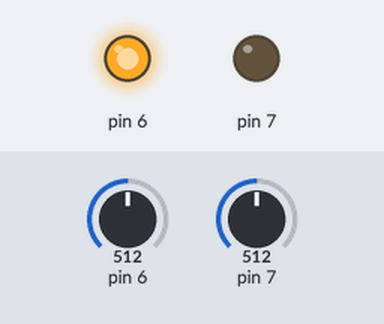
Recording of a sketch running on a simulated Arduino Uno, built with avr-gcc and run on an emulated ATmega328P. Shown: output pins drawn as LEDs (lit = HIGH). The inputs (shaded band) are chosen by the test bench; at power-on: pin 6 = 512, pin 7 = 512. What the sketch prints to the serial monitor is not drawn.

Above: at 0.21 s.
Timing chart, 0 to 6.7 s (numbered marks = the images above):
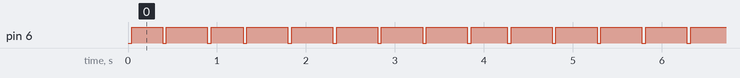

Measured:
- by itself, pin 6: repeats every 2.9 s: LOW 0.04 s, HIGH 0.46 s, LOW 0.04 s, HIGH 0.36 s, 4 × (LOW 0.04 s, HIGH 0.46 s)
- by itself, everything shown: repeats every 4.0 s, in 16 steps

The sketch:

Piezzo_ultrasonic_distance.ino
```cpp
#define F_CPU 8000000UL
#include <avr/io.h>
#include <avr/interrupt.h>

#define BAUD 9600
#define UBRR_VALUE ((F_CPU/16/BAUD)-1)

// Pulse timing (microseconds)
#define HIGH_US      10
#define DECAY_US     0

// distance_cm = (time_us * 343) / 20000
static inline uint16_t time_to_cm(uint16_t time_us)
{
    return (uint32_t)time_us * 343UL / 20000UL;
}

volatile uint16_t echo_time_us = 0;
volatile uint8_t measurement_done = 0;
volatile uint8_t timeout_flag = 0;

volatile uint8_t state = 0;
// 0 = idle
// 1 = transmit pulse sequence
// 2 = listen for echo

volatile uint8_t pulse_phase = 0;
// 0 = high
// 1 = decay-low
// 2 = switch to listen

// ---------------- UART ----------------
void uart_init(void)
{
    UBRR0H = (uint8_t)(UBRR_VALUE >> 8);
    UBRR0L = (uint8_t)(UBRR_VALUE);

    UCSR0B = (1 << TXEN0);
    UCSR0C = (1 << UCSZ01) | (1 << UCSZ00);
}

void uart_tx(char c)
{
    while (!(UCSR0A & (1 << UDRE0)));
    UDR0 = c;
}

void uart_print(const char *s)
{
    while (*s)
        uart_tx(*s++);
}

void uart_print_uint(uint16_t v)
{
    char buf[6];
    uint8_t i = 0;

    if (v == 0)
    {
        uart_tx('0');
        return;
    }

    while (v > 0 && i < sizeof(buf) - 1)
    {
        buf[i++] = '0' + (v % 10);
        v /= 10;
    }

    while (i > 0)
        uart_tx(buf[--i]);
}

// ---------------- Timer0 1ms tick ----------------
volatile uint16_t ms_counter = 0;

ISR(TIMER0_COMPA_vect)
{
    ms_counter++;
}

void timer0_init_1ms(void)
{
    // CTC mode
    TCCR0A = (1 << WGM01);

    // 8MHz/64 = 125kHz, 1ms = 125 ticks => OCR0A = 124
    OCR0A = 124;

    // prescaler 64
    TCCR0B = (1 << CS01) | (1 << CS00);

    // enable interrupt
    TIMSK0 = (1 << OCIE0A);
}

// ---------------- Timer1 Compare ISR (pulse sequencing) ----------------
ISR(TIMER1_COMPA_vect)
{
    if (state == 1)
    {
        if (pulse_phase == 0)
        {
            // HIGH phase: PD6=1 PD7=0
            PORTD |=  (1 << PORTD6);
            PORTD &= ~(1 << PORTD7);

            OCR1A = HIGH_US;
            TCNT1 = 0;
            pulse_phase = 1;
        }
        else if (pulse_phase == 1)
        {
            // DECAY LOW: PD6=0 PD7=0
            PORTD &= ~(1 << PORTD6);
            PORTD &= ~(1 << PORTD7);

            OCR1A = DECAY_US;
            TCNT1 = 0;
            pulse_phase = 2;
        }
        else if (pulse_phase == 2)
        {
            // Stop compare interrupt (pulse done)
            TIMSK1 &= ~(1 << OCIE1A);

            // Switch PD6/PD7 to input, no pullups
            DDRD &= ~(1 << DDD6);
            DDRD &= ~(1 << DDD7);
            PORTD &= ~(1 << PORTD6);
            PORTD &= ~(1 << PORTD7);
            uart_print("inp_no_pups");
            uart_print("\n");


            // Disable digital input buffers on AIN0/AIN1
            DIDR1 |= (1 << AIN0D) | (1 << AIN1D);

            // Enable analog comparator interrupt on falling edge
            // ACIS1:0 = 10 => falling edge
            ACSR = (1 << ACIE) | (1 << ACIS1);

            // Start Timer1 free-run at 1MHz (1us per tick)
            TCNT1 = 0;
            TCCR1A = 0;
            TCCR1B = (1 << CS11); // prescaler 8

            // Enable overflow timeout (~65ms)
            TIFR1 |= (1 << TOV1);
            TIMSK1 |= (1 << TOIE1);

            timeout_flag = 0;
            state = 2;

            pulse_phase = 0;
        }
    }
}

// ---------------- Analog Comparator ISR ----------------
ISR(ANALOG_COMP_vect)
{
    if (state == 2)
    {
        echo_time_us = TCNT1;

        // Stop timer
        TCCR1B = 0;

        // Disable overflow interrupt
        TIMSK1 &= ~(1 << TOIE1);

        // Disable comparator
        ACSR &= ~(1 << ACIE);
        ACSR |= (1 << ACD);
        //uart_print_uint(echo_time_us);
        //uart_print("\n");

        timeout_flag = 0;
        measurement_done = 1;
        state = 0;
    }
}

// ---------------- Timer1 Overflow ISR (Timeout) ----------------
ISR(TIMER1_OVF_vect)
{
    if (state == 2)
    {
        // Stop timer
        TCCR1B = 0;

        // Disable overflow interrupt
        TIMSK1 &= ~(1 << TOIE1);

        // Disable comparator
        ACSR &= ~(1 << ACIE);
        ACSR |= (1 << ACD);

        timeout_flag = 1;
        measurement_done = 1;
        state = 0;
    }
}

// ---------------- Start transmit sequence ----------------
void start_pulse_sequence(void)
{
    // PD6/PD7 outputs
    DDRD |= (1 << DDD6) | (1 << DDD7);

    // start low
    PORTD &= ~(1 << PORTD6);
    PORTD &= ~(1 << PORTD7);

    pulse_phase = 0;
    state = 1;

    // Timer1 CTC mode, prescaler 8 => 1MHz => 1us tick
    TCCR1A = 0;
    TCCR1B = (1 << WGM12) | (1 << CS11);

    OCR1A = 1;   // immediate ISR entry
    TCNT1 = 0;

    TIMSK1 |= (1 << OCIE1A);
}

int main(void)
{
    uart_init();
    timer0_init_1ms();

    // Disable comparator initially
    ACSR |= (1 << ACD);

    sei();

    uint16_t last_trigger = 0;
    ms_counter = 0;

    // first pulse immediately
    start_pulse_sequence();
    last_trigger = 0;

    while (1)
    {
        // Trigger every 1000 ms
        if ((uint16_t)(ms_counter - last_trigger) >= 1000 && state == 0)
        {
            last_trigger = ms_counter;
            start_pulse_sequence();
        }

        if (measurement_done)
        {
            measurement_done = 0;

            if (timeout_flag)
            {
                uart_print("Timeout\r\n");
            }
            else
            {
                uint16_t dist_cm = time_to_cm(echo_time_us);

                //uart_print("Distance: ");
                //uart_print_uint(dist_cm);
                //uart_print(" cm\r\n");
            }

            // Restore pins as outputs in inverted idle state
            DDRD |= (1 << DDD6) | (1 << DDD7);
            PORTD |=  (1 << PORTD6);
            PORTD &= ~(1 << PORTD7);
        }
    }
}
```
